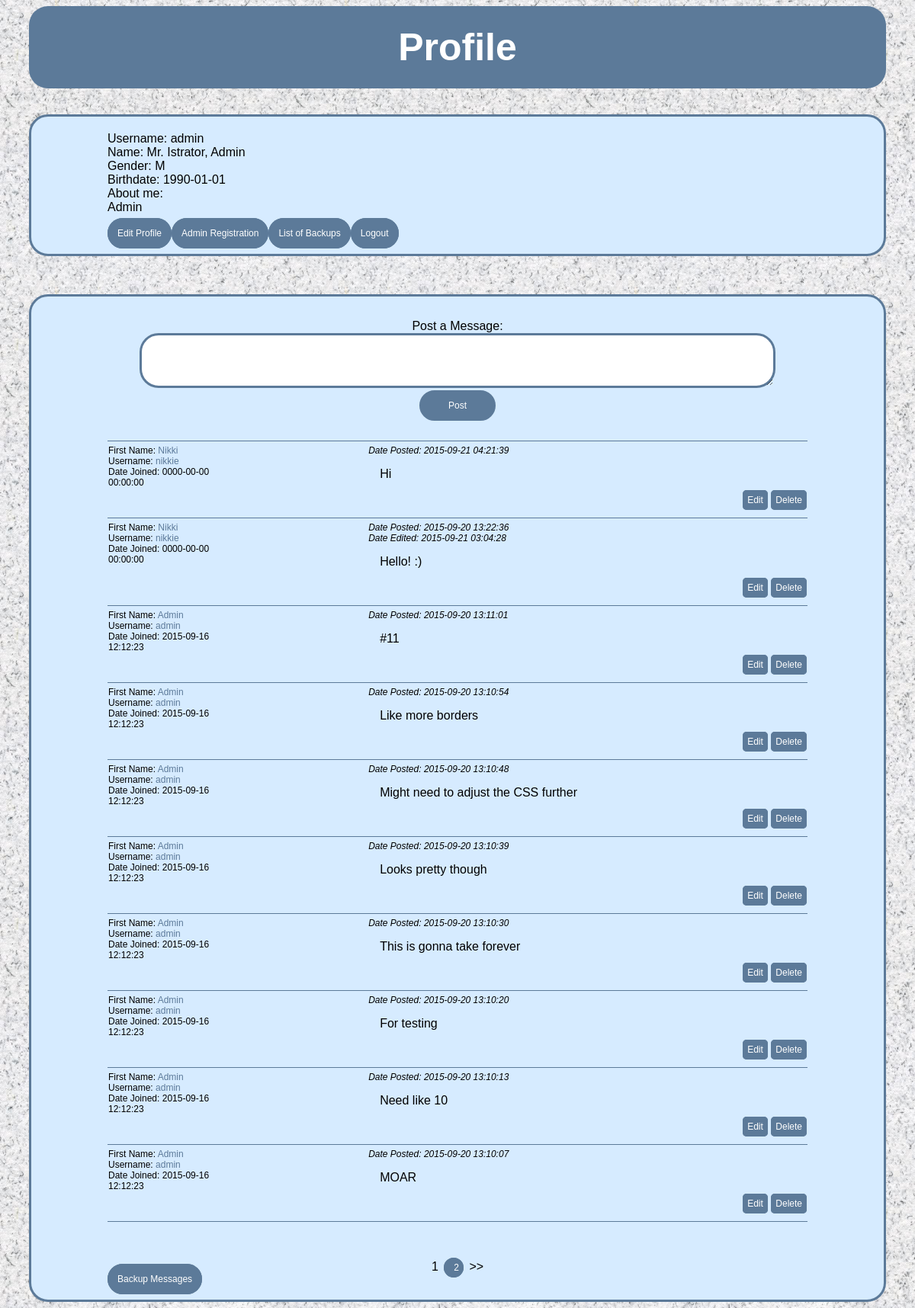
Page /profile.php (signed in) on the earlier database version.
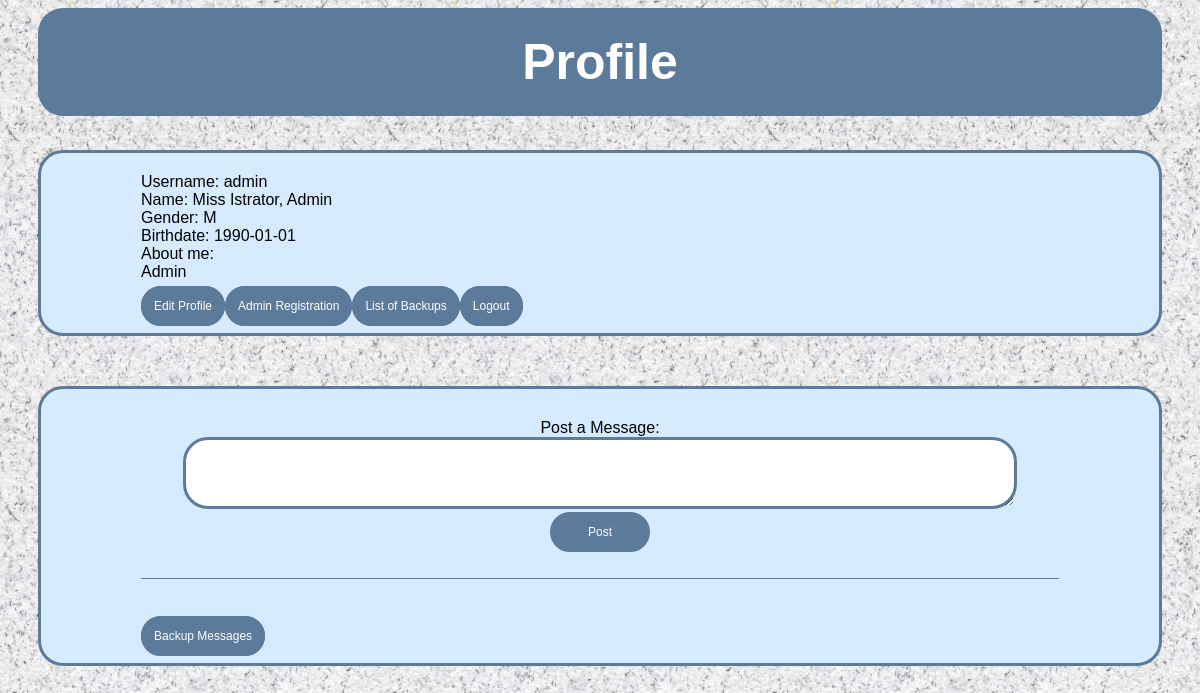
Same page on the later database version.
### tables this page shows
CREATE TABLE IF NOT EXISTS `user` (
  `id` int(11) NOT NULL,
  `username` varchar(50) NOT NULL,
  `password` varchar(128) NOT NULL,
  `salutation` tinyint(10) NOT NULL DEFAULT '1',
  `first_name` varchar(50) NOT NULL,
  `last_name` varchar(50) NOT NULL,
  `gender` tinyint(1) NOT NULL DEFAULT '1',
  `birthdate` date NOT NULL,
  `about` varchar(255) NOT NULL,
  `date_joined` datetime NOT NULL DEFAULT CURRENT_TIMESTAMP,
  `is_superuser` tinyint(1) NOT NULL
);

CREATE TABLE IF NOT EXISTS `salutation` (
  `id` int(11) NOT NULL,
  `salutation` varchar(8) NOT NULL
);

CREATE TABLE IF NOT EXISTS `gender` (
  `id` tinyint(1) NOT NULL,
  `gender` char(1) NOT NULL
);

CREATE TABLE IF NOT EXISTS `message` (
  `id` int(11) NOT NULL,
  `user` int(11) NOT NULL,
  `message` text NOT NULL,
  `created_on` timestamp NOT NULL DEFAULT CURRENT_TIMESTAMP,
  `edited_on` timestamp NULL DEFAULT NULL ON UPDATE CURRENT_TIMESTAMP
);

### profile.php (the view, shortened to what this page needs)
<html>
	<head>
		<link rel="stylesheet" type="text/css" href="style.css">
	</head>
	<body>
		<h1>Profile</h1>
		<div class="content">
		<?php
			if(isset($_SESSION["user"]))
			{
				if(isset($_GET["u"]))
					$u = $_GET["u"];
				else
					$u = $_SESSION["user"];
				$con = mysqli_connect("localhost", $db_username, $db_password, $db_name);
				if( mysqli_connect_errno() )
				{
					echo "<br>Database connection failed: " . mysqli_connect_error() . "<br>";
				}
				else
				{
					$q = "SELECT username, s.salutation AS salutation, last_name, first_name, g.gender AS gender, birthdate, about
						FROM user, salutation AS s, gender AS g
						WHERE user.id=" . $u . " AND s.id = user.salutation AND g.id = user.gender;";
					$result = mysqli_query($con, $q);
					if (mysqli_num_rows($result) > 0)
					{
						while($row = mysqli_fetch_assoc($result))
						{
							echo "Username: " . $row["username"];
							echo "<br>Name: " . $row["salutation"] . " " . $row["last_name"] . ", " . $row["first_name"];
							echo "<br>Gender: " . $row["gender"];
							echo "<br>Birthdate: " . $row["birthdate"];
							echo "<br>About me:<br>";
							echo $row["about"];
						}
						$q = "SELECT is_superuser FROM user WHERE id=" . $_SESSION["user"];
						$result2 = mysqli_query($con, $q);
						if( mysqli_num_rows($result2) > 0 )
						{
							while($row = mysqli_fetch_assoc($result2))
							{
								$superuser = $row["is_superuser"];
							}
						}
						echo "<br><br>";
						if( $u == $_SESSION["user"] )
							echo "<a class=\"button medium\" href=\"editProfilePage.php\">Edit Profile</a>";
						else
							echo "<a class=\"button medium\" href=\"?u=" . $_SESSION["user"] . "\">Back to Your Profile</a> ";
						if( $superuser )
						{
							echo "<a class=\"button medium\" href=\"adminRegistrationPage.php\">Admin Registration</a>";
							echo "<a class=\"button medium\" href=\"listBackup.php\">List of Backups</a>";
						}
						echo "<a class=\"button medium\" href=\"logout.php\">Logout</a>";
		?>
	</div>
		<div id="message_boards" class="content">
			<div id="post_msg">
				<form action="post.php" method="POST" id="form_post_msg">
					Post a Message:<br>
					<textarea rows="4" cols="100" name="message"></textarea>
					<br>
					<input id="submit" class="button medium" type="Submit" value="Post">
				</form>
			</div>
			<div id="messages">
		<?php
						if(isset($_GET["page"]))
						{
							$page = $_GET["page"];
						}
						else
						{
							$page = 1;
						}
						$q = "SELECT COUNT(id)
							FROM message";
						$result = mysqli_query($con, $q);
						$row = mysqli_fetch_row($result);
						$num_messages = $row[0];
						$num_pages = ceil( $num_messages / 10 );
						$q = "SELECT message.id AS mid, user.id AS uid, user, message, created_on, edited_on, first_name, username, date_joined
							FROM message, user
							WHERE message.user = user.id
							ORDER BY created_on DESC
							LIMIT " . ($page - 1) * 10 . " , 10";
						$result = mysqli_query($con, $q);
						echo "<table>";
						while($row = mysqli_fetch_assoc($result))
						{
							echo "<tr class=\"message_row\">";
							echo "<td class=\"message_poster\">";
							echo "First Name: <a href=\"?u=" . $row["uid"] . "\">" . $row["first_name"] . "</a><br>";
							echo "Username: <a href=\"?u=" . $row["uid"] . "\">" . $row["username"] . "</a><br>";
							echo "Date Joined: " . $row["date_joined"] . "<br>";
							echo "</td><td class=\"message_content\">";
							echo "<span class=\"message_dateposted\">Date Posted: " . $row["created_on"] . "</span>";
							if ( $row["edited_on"] != NULL )
								echo "<span class=\"message_datedited\">Date Edited: " . $row["edited_on"] . "</span>";
							echo "<span class=\"message\">" . $row["message"] . "</span>";
							if ( $row["user"] == $_SESSION["user"] || $superuser )
							{
								echo "<div class=\"edit_delete\">";
								echo "<a class=\"button small\" href=\"updateMessage.php?message=" . $row["mid"] . "\">Edit</a> ";
								echo "<a class=\"button small\" href=\"deleteMessage.php?message=" . $row["mid"] . "\">Delete</a>";
								echo "</div>";
							}
							echo "</td></tr>";
						}
						echo "</table>";
						echo "<div id=\"pagination\">";
						for($i=1; $i <= $num_pages; $i++)
						{
							if ( $i == $page )
							{
								echo $i . " ";
							}
							else
							{
								echo "<a class=\"button round\" href=\"?u=" . $u . "&page=" . $i . "\">" . $i . "</a> ";
							}
						}
						if ( $page < $num_pages && $page != 0 )
						{
							echo " >>";
						}
						echo "</div>";
						if( $superuser )
						{
							echo "<a class=\"button medium\" href=\"backupMessages.php\">Backup Messages</a>";
						}
					}
					else
					{
						echo "An error has occured, please <a href=\"login.html\">log in</a> again.";
					}
				}
			}
			else
			{
				echo "Please <a href=\"login.html\">log in</a> again!";
			}
		?>
			</div>
		</div>
	</body>
</html>

### style.css (style rules this page uses)
body { background-image: url("paper.jpg"); font-family: Arial; }
h1 { background-color:#5C7A99; font-family: Arial; font-size: 50px; text-align: center; color: white; border-radius: 25px; margin-right: 30px; margin-left: 30px; padding-top: 25px; padding-right: 50px; padding-bottom: 25px; padding-left: 50px; }
.content { background-color: #D6EBFF; border:3px solid #5C7A99 ; border-radius: 25px; font-size: 16px; margin-right: 30px; margin-left: 30px; padding-top: 20px; padding-right: 100px; padding-bottom: 20px; padding-left: 100px; }
input, select, textarea, .button { border: 3px solid #5C7A99; border-radius: 25px; padding: 3px; padding-left: 10px; }
.button { background-color: #5C7A99; color: white; font-size: 12px; text-decoration: none; cursor: pointer; margin-top: 3px; }
.medium { width: 100px; padding: 10px !important; }
#submit { width: 100px; }
#post_msg { border-bottom: 1px solid #5C7A99; padding-bottom: 10px; text-align: center; }
#message_boards { margin-top: 50px; padding-top: 30px !important; }
a { color: #5C7A99; text-decoration: none; }
.small { width: 20px; padding: 3px !important; border-radius: 5px !important; }
.round { border-radius: 20px; width: 10px; margin: 3px; }
table { border-collapse: collapse; width: 100%; }
.message_row { border-bottom: 1px solid #5C7A99; }
.message_poster { padding-top: 5px; float: left; width: 150px; font-size: 12px; margin-right: 20px; vertical-align: top; min-height: 70px; }
.message_content { margin-bottom: 10px; padding-top: 5px; padding-bottom: 15px; min-height: 70px; }
.message_dateposted { font-size: 12px; font-style: italic; display: block; }
.message_datedited { font-size: 12px; font-style: italic; display: block; }
.message { display: block; margin: 15px; }
.edit_delete { text-align: right; }
#pagination { text-align: center; margin-top: 50px; }

Differences in the rows shown:
removed message: user.first_name "Nikki", user.username "nikkie", user.date_joined "0000-00-00 00:00:00", created_on "2015-09-21 04:21:39", message "Hi"
removed message: user.first_name "Nikki", user.username "nikkie", user.date_joined "0000-00-00 00:00:00", created_on "2015-09-20 13:22:36", edited_on "2015-09-21 03:04:28", message "Hello! :)"
removed message: user.first_name "Admin", user.username "admin", user.date_joined "2015-09-16 12:12:23", created_on "2015-09-20 13:11:01", message "#11"
removed message: user.first_name "Admin", user.username "admin", user.date_joined "2015-09-16 12:12:23", created_on "2015-09-20 13:10:54", message "Like more borders"
removed message: user.first_name "Admin", user.username "admin", user.date_joined "2015-09-16 12:12:23", created_on "2015-09-20 13:10:48", message "Might need to adjust the CSS further"
removed message: user.first_name "Admin", user.username "admin", user.date_joined "2015-09-16 12:12:23", created_on "2015-09-20 13:10:39", message "Looks pretty though"
removed message: user.first_name "Admin", user.username "admin", user.date_joined "2015-09-16 12:12:23", created_on "2015-09-20 13:10:30", message "This is gonna take forever"
removed message: user.first_name "Admin", user.username "admin", user.date_joined "2015-09-16 12:12:23", created_on "2015-09-20 13:10:20", message "For testing"
removed message: user.first_name "Admin", user.username "admin", user.date_joined "2015-09-16 12:12:23", created_on "2015-09-20 13:10:13", message "Need like 10"
removed message: user.first_name "Admin", user.username "admin", user.date_joined "2015-09-16 12:12:23", created_on "2015-09-20 13:10:07", message "MOAR"
changed user "admin": salutation.salutation "Mr." → "Miss"
Other differences:
list line gone: "1"
list line gone: "2"
